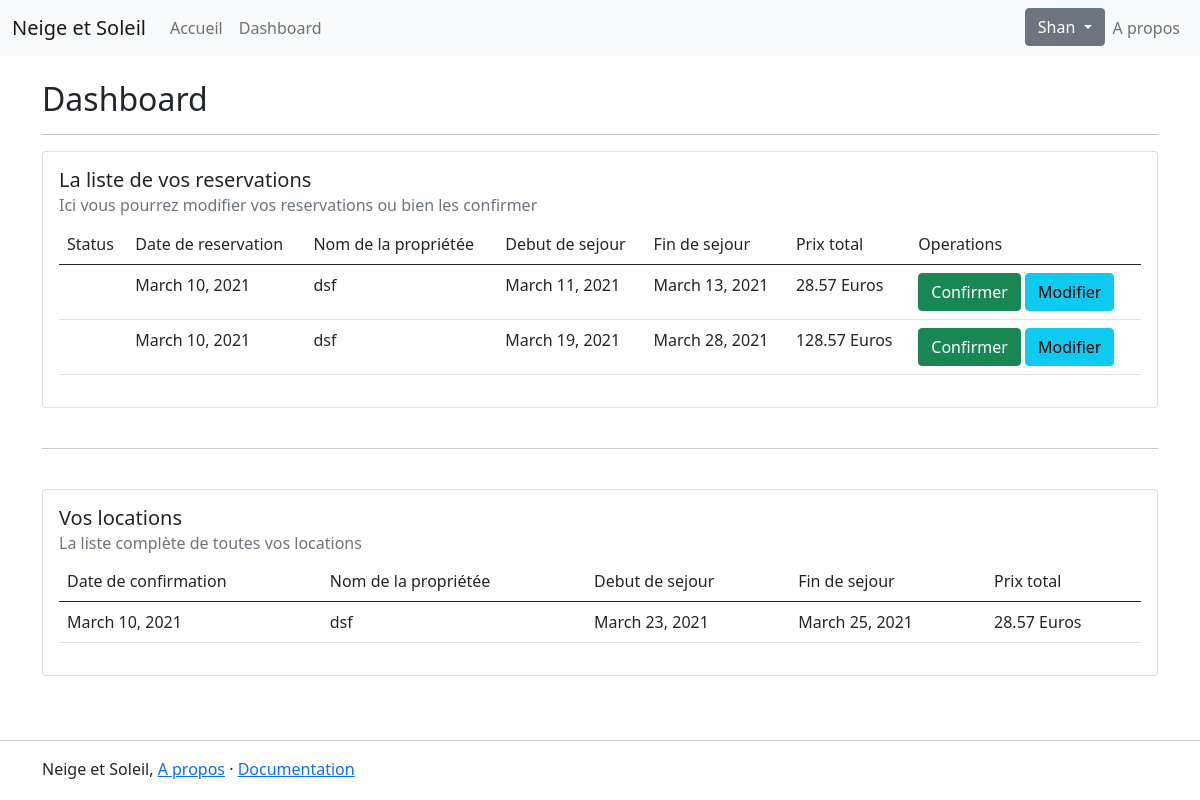
Before: /dashboard/ (signed in) with the older database file.
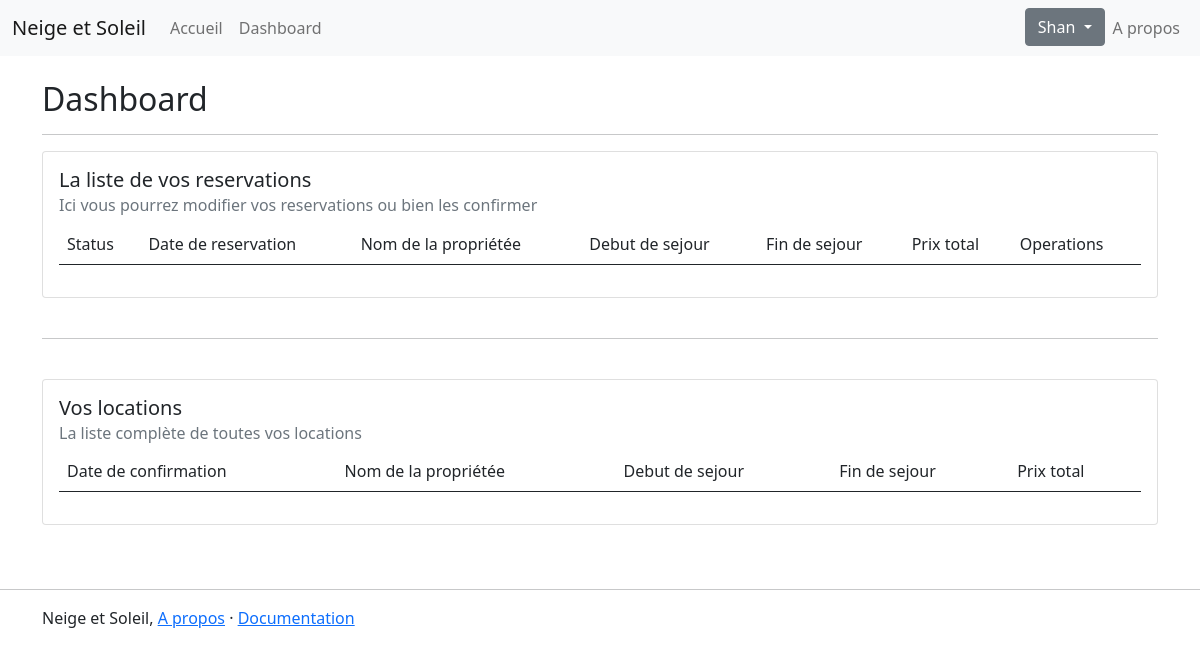
After: the same page with the newer database file.
### neige_soleil_app/models.py (models this page shows, shortened)
class Reservation(models.Model):
    ENCOURS = 'WAIT'
    ANNULER = 'CANCEL'
    STATUS_RES = [
        (ENCOURS, 'En cours'),
        (ANNULER, 'Annuler'),
    ]
    profile = models.ForeignKey(Profile, on_delete=models.CASCADE)
    propriete = models.ForeignKey(ContratProprietaire, on_delete=models.CASCADE)
    date_reservation = models.DateField(auto_now_add=True)
    date_debut_sejour = models.DateField()
    date_fin_sejour = models.DateField()
    status_reservation = models.CharField(max_length=6, choices=STATUS_RES, default=ENCOURS)
    def prixTotal(self):
        duree = (self.date_fin_sejour - self.date_debut_sejour).days
        return duree * self.propriete.proprieteprix.prix / 7

class ContratProprietaire(models.Model):
    DISPONIBLE = 'AVAIL'
    OCCUPER = 'BUSY'
    INACTIF = 'OFF'
    YEAR_IN_SCHOOL_CHOICES = [
        (DISPONIBLE, 'Disponible'),
        (OCCUPER, 'Occuper'),
        (INACTIF, 'Inactif'),
    ]
    user = models.ForeignKey(User, on_delete=models.CASCADE)
    nom = models.CharField(max_length=200)
    description = models.TextField(max_length=1000)
    surface_habitable = models.FloatField()
    surface_balcon = models.FloatField()
    capacite = models.IntegerField()
    distance_pistes = models.FloatField()
    status = models.CharField(max_length=5, choices=YEAR_IN_SCHOOL_CHOICES, default=DISPONIBLE)

class ProprietePrix(models.Model):
    propriete = models.OneToOneField(ContratProprietaire, on_delete=models.CASCADE)
    prix = models.FloatField()

class Location(models.Model):
    reservation = models.OneToOneField(Reservation, on_delete=models.CASCADE)
    date_confirmation = models.DateField(auto_now_add=True)

### neige_soleil_app/decorators.py (the view)
    def wrapper_func(request, *args, **kwargs):
        try:
            val = request.user.profile
            return view_func(request, *args, **kwargs)
        except ObjectDoesNotExist:
            return redirect('profile_set')

### neige_soleil_app/views.py (called while the page is built)
@login_required(login_url='login')
@known_profile
def dashboard(request):
    reservations = Reservation.objects.filter(profile=request.user.profile.id, location__isnull=True)
    locations = Location.objects.filter(reservation__profile=request.user.profile.id)
    context = {
        'reservations': reservations,
        'locations': locations
    }
    return render(request, 'neige_soleil_app/main_dashboard.html', context)

### neige_soleil_app/templates/neige_soleil_app/main_dashboard.html
{% extends 'neige_soleil_app/main_layout.html' %}
{% block content %}
    {% load static %}
    <h2>Dashboard</h2>
    <hr>
    {% include 'neige_soleil_app/all_reservations.html' %}
    <br>
    <hr>
    <br>
    {% include 'neige_soleil_app/all_locations.html' %}
{% endblock %}

### neige_soleil_app/templates/neige_soleil_app/main_layout.html (shortened to what this page needs)
<!DOCTYPE html>
<html lang="en">
<head>
    {% load static %}
    <link href="https://cdn.jsdelivr.net/npm/bootstrap@5.0.0-beta2/dist/css/bootstrap.min.css" rel="stylesheet">
</head>
<body>
    <nav class="navbar navbar-expand-lg navbar-light bg-light">
        <div class="container-fluid">
            <a class="navbar-brand" href="{% url 'home_main' %}">Neige et Soleil</a>
                <div class="collapse navbar-collapse" id="navbarNavAltMarkup">
                    <div class="navbar-nav">
                        <a class="nav-link" href="{% url 'home_main' %}">Accueil</a>
                        {% if request.user.profile %}
                            <a class="nav-link" href="{% url 'dashboard' %}">Dashboard</a>
                        {% else %}
                            <a class="nav-link" href="{% url 'profile_set' %}">Completer mon profile</a>
                        {% endif %}
                    </div>
                </div>
            <div class="d-flex">
                {% if request.user.profile %}
                    <div class="dropdown">
                        <a class="btn btn-secondary dropdown-toggle" href="#" role="button" id="dropdownMenuLink" data-bs-toggle="dropdown" aria-expanded="false">
                            {{ request.user.first_name }}
                        </a>
                    </div>
                {% else %}
                    <div class="navbar-nav">
                        <a class="nav-link" href="{% url 'logout' %}">Se deconnecter</a>
                    </div>
                {% endif %}
                <div class="navbar-nav">
                    <a class="nav-link" href="#">A propos</a>
                </div>
            </div>
        </div>
    </nav>
    <div class="container">
        <br>
        {% block content %}
        {% endblock %}
    </div>
    <br>
    <br>
    <hr class="featurette-divider">
    <footer class="container">
        <p>Neige et Soleil, <a href="#">A propos</a> &middot; <a href="#">Documentation</a></p>
    </footer>
</body>
</html>

### neige_soleil_app/templates/neige_soleil_app/all_reservations.html
<div class="card" >
    <div class="card-body">
        <h5 class="card-title">La liste de vos reservations</h5>
        <h6 class="card-subtitle mb-2 text-muted">Ici vous pourrez modifier vos reservations ou bien les confirmer</h6>
        <table class="table">
            <thead>
            <tr>
                <td>Status</td>
                <td>Date de reservation</td>
                <td>Nom de la propriétée</td>
                <td>Debut de sejour</td>
                <td>Fin de sejour</td>
                <td>Prix total</td>
                <td>Operations</td>
            </tr>
            </thead>
            <tbody>
            {% if reservations %}
                {% for reservation in reservations %}
                    <tr>
                        <td>{{ reservation.status_reservation.get_state_display}}</td>
                        <td>{{ reservation.date_reservation }}</td>
                        <td>{{ reservation.propriete.nom }}</td>
                        <td>{{ reservation.date_debut_sejour }}</td>
                        <td>{{ reservation.date_fin_sejour }}</td>
                        <td>{{ reservation.prixTotal | floatformat:2 }} Euros</td>
                        <td> <a href="{% url 'louer' reservation.id %}"><button class="btn btn-success">Confirmer</button></a> <button class="btn btn-info">Modifier</button></td>
                    </tr>
                {% endfor %}
            {% endif %}
            </tbody>
        </table>
    </div>
</div>

### neige_soleil_app/templates/neige_soleil_app/all_locations.html
<div class="card" >
    <div class="card-body">
        <h5 class="card-title">Vos locations</h5>
        <h6 class="card-subtitle mb-2 text-muted">La liste complète de toutes vos locations</h6>
        <table class="table">
            <thead>
            <tr>
                <td>Date de confirmation</td>
                <td>Nom de la propriétée</td>
                <td>Debut de sejour</td>
                <td>Fin de sejour</td>
                <td>Prix total</td>
            </tr>
            </thead>
            <tbody>
            {% for location in locations %}
            <tr>
                <td>{{ location.date_confirmation }}</td>
                <td>{{ location.reservation.propriete.nom }}</td>
                <td>{{ location.reservation.date_debut_sejour }}</td>
                <td>{{ location.reservation.date_fin_sejour }}</td>
                <td>{{ location.reservation.prixTotal | floatformat:2 }} Euros</td>
            </tr>
            {% endfor %}
            </tbody>
        </table>
    </div>
</div>

Changed rows visible on the page:
removed Reservation: date_reservation "March 10, 2021", propriete.nom "dsf", date_debut_sejour "March 11, 2021", date_fin_sejour "March 13, 2021", prixTotal "28.57"
removed Reservation: date_reservation "March 10, 2021", propriete.nom "dsf", date_debut_sejour "March 19, 2021", date_fin_sejour "March 28, 2021", prixTotal "128.57"
removed Location: date_confirmation "March 10, 2021", reservation.propriete.nom "dsf", reservation.date_debut_sejour "March 23, 2021", reservation.date_fin_sejour "March 25, 2021", reservation.prixTotal "28.57"
